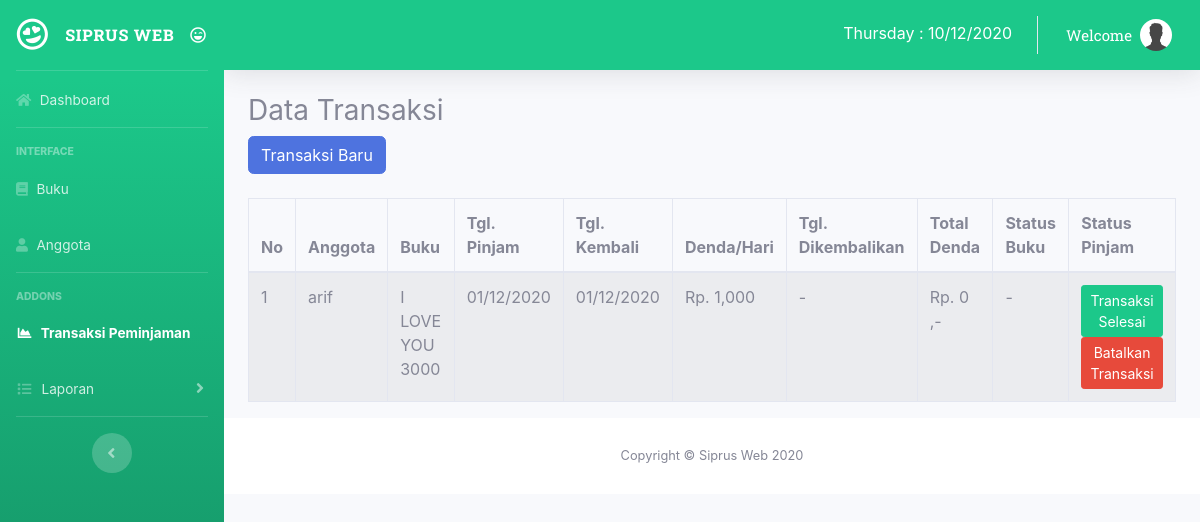
Page /index.php/admin/peminjaman on the committed database.
### tables this page shows
CREATE TABLE `transaksi` (
  `id_pinjam` int(11) NOT NULL,
  `tgl_pencatatan` datetime NOT NULL,
  `id_anggota` int(4) NOT NULL,
  `id_buku` int(4) NOT NULL,
  `tgl_pinjam` date NOT NULL,
  `tgl_kembali` date NOT NULL,
  `denda` double NOT NULL,
  `tgl_pengembalian` date NOT NULL,
  `total_denda` double NOT NULL,
  `status_pengembalian` varchar(20) NOT NULL,
  `status_peminjaman` varchar(20) NOT NULL
);

CREATE TABLE `anggota` (
  `id_anggota` int(11) NOT NULL,
  `nama_anggota` varchar(50) NOT NULL,
  `gender` enum('Laki-Laki','Perempuan') NOT NULL,
  `no_telp` varchar(20) NOT NULL,
  `alamat` varchar(50) NOT NULL,
  `email` varchar(30) NOT NULL,
  `password` varchar(20) NOT NULL
);

CREATE TABLE `buku` (
  `id_buku` int(5) NOT NULL,
  `id_kategori` int(5) NOT NULL,
  `judul_buku` varchar(50) NOT NULL,
  `pengarang` varchar(35) NOT NULL,
  `thn_terbit` date NOT NULL,
  `penerbit` varchar(50) NOT NULL,
  `isbn` varchar(20) NOT NULL,
  `jumlah_buku` int(3) NOT NULL,
  `lokasi` enum('Rak 1','Rak 2','Rak 3') NOT NULL,
  `gambar` varchar(220) NOT NULL,
  `tgl_input` date NOT NULL,
  `status_buku` enum('1','0') NOT NULL
);

### application/controllers/Admin.php (called while the page is built, shortened)
<?php
class Admin extends CI_Controller
{
  function peminjaman()
  {
    $data['title'] = 'Daftar Transaksi';
    $data['peminjaman'] = $this->db->query("SELECT * FROM transaksi T,
buku B, anggota A WHERE T.id_buku=B.id_buku and
T.id_anggota=A.id_anggota")->result();
    $this->load->view('admin/header', $data);
    $this->load->view('admin/peminjaman', $data);
    $this->load->view('admin/footer');
  }
}

### index.php (called while the page is built, shortened)
<?php
require_once BASEPATH.'core/CodeIgniter.php';

### application/views/admin/peminjaman.php (the view, shortened to what this page needs)
 <div class="container-fluid">
 	<div class="page-header">
 		<div style="width: 200px;">
 			<h3>Data Transaksi</h3>
 		</div>
 	</div>
 	<a href="<?php echo base_url() . 'admin/tambah_peminjaman'; ?>" class="btn
btn-primary btn-xs"><span class="glyphicon glyphicon-plus"></span> Transaksi
 		Baru</a>
 	<br><br>
 	<div class="table-responsive">
 		<table class="table table-bordered table-striped table-hover" id="table-datatable">
 			<thead>
 				<tr>
 					<th>No</th>
 					<th>Anggota</th>
 					<th>Buku</th>
 					<th>Tgl. Pinjam</th>
 					<th>Tgl. Kembali</th>
 					<th>Denda/Hari</th>
 					<th>Tgl. Dikembalikan</th>
 					<th>Total Denda</th>
 					<th>Status Buku</th>
 					<th>Status Pinjam</th>
 				</tr>
 			</thead>
 			<tbody>
 				<?php
					$no = 1;
					foreach ($peminjaman as $p) {
					?>
 					<tr>
 						<td><?php echo $no++; ?></td>
 						<td><?php echo $p->nama_anggota ?></td>
 						<td><?php echo $p->judul_buku ?></td>
 						<td><?php echo date('d/m/Y', strtotime($p->tgl_pinjam)); ?></td>
 						<td><?php echo date('d/m/Y', strtotime($p->tgl_kembali)); ?></td>
 						<td><?php echo "Rp. " . number_format($p->denda); ?></td>
 						<td>
 							<?php
								if ($p->tgl_pengembalian == "0000-00-00") {
									echo "-";
								} else {
									echo date('d/m/Y', strtotime($p->tgl_pengembalian));
								} ?>
 						</td>
 						<td><?php echo "Rp. " . number_format($p->total_denda) . " ,-"; ?></td>
 						<td>
 							<?php
								if ($p->status_buku == "1") {
									echo "Selesai";
								} else {
									echo "-";
								} ?>
 						</td>
 						<td>
 							<?php
								if ($p->status_peminjaman == "Selesai") {
									echo "-";
								} else {
								?>
 								<a class="btn btn-sm btn-success" href="#"> Transaksi Selesai</a>
 								<br>
 								<a class="btn btn-sm btn-danger" href="<?php echo
																			base_url() . 'admin/transaksi_hapus/' . $p->id_pinjam; ?>"> Batalkan Transaksi </a>
 							<?php } ?>
 						</td>
 					</tr>
 				<?php } ?>
 			</tbody>
 		</table>
 	</div>
 </div>

### rows in the picture
transaksi: id_anggota.nama_anggota "arif", id_buku.judul_buku "I LOVE YOU 3000", tgl_pinjam "01/12/2020", tgl_kembali "01/12/2020", denda "1,000", total_denda "0"
